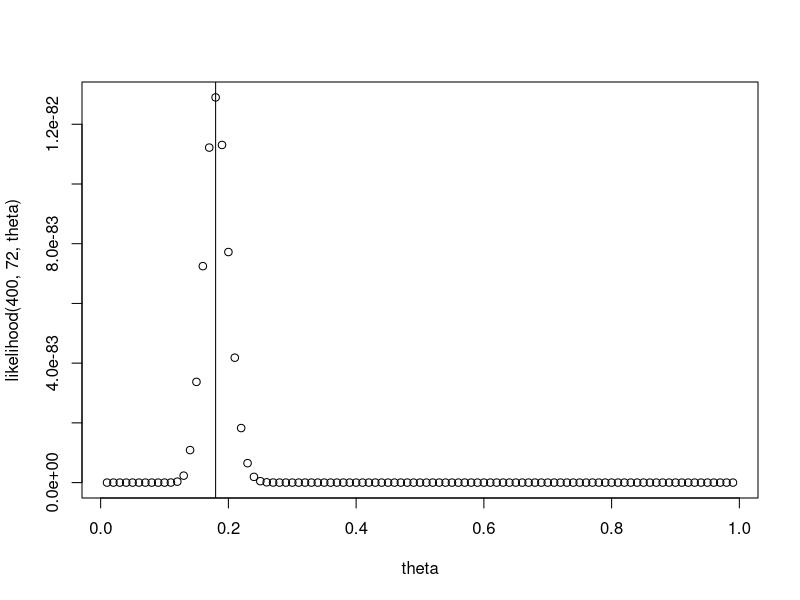
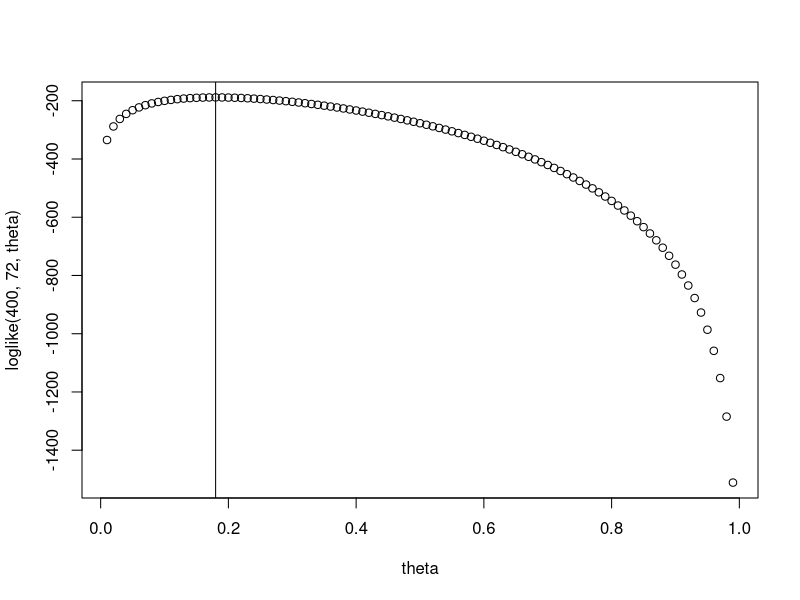

These figures' R source, in order:
likelihood = function(n,y,theta){return(theta^y*(1-theta)^(n-y))}
theta = seq(from = 0.01, to = 0.99, by = 0.01)
plot(theta, likelihood(400,72, theta))
72/400
abline(v = 0.18)
loglike = function(n,y,theta){return(y*log(theta)+(n-y)*log(1-theta))}
plot(theta, loglike(400, 72, 
                    theta))
abline(v=0.18)
